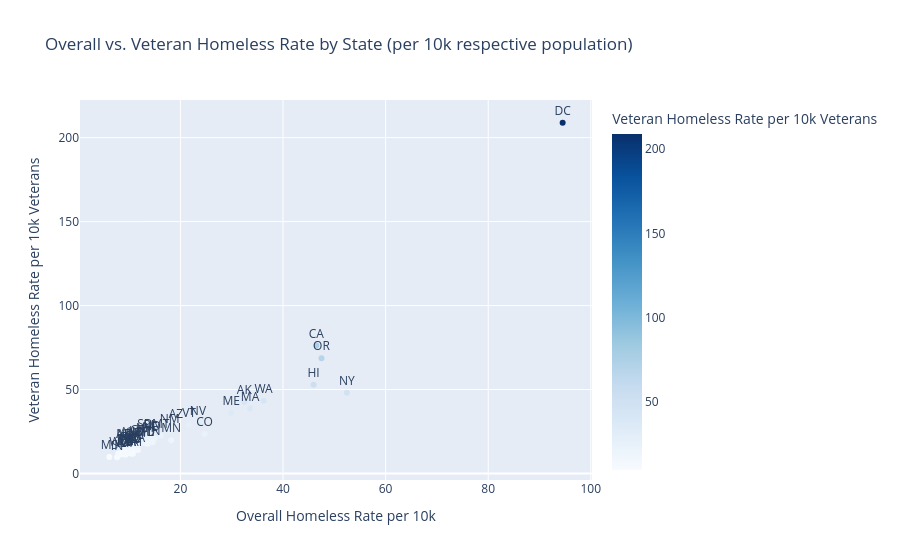

Notebook code cell kept with this figure:
### Code cell
df['veteran_homeless_rate_per_10k'] = (
    df['veteran_homeless'] / (df['population_millions'] * 1e6 * df['veteran_pct'] / 100) * 10000
).round(2)

fig3 = px.scatter(
    df, x='homeless_rate_per_10k', y='veteran_homeless_rate_per_10k', text='state_postal',
    color='veteran_homeless_rate_per_10k', color_continuous_scale='Blues',
    title='Overall vs. Veteran Homeless Rate by State (per 10k respective population)',
    labels={'homeless_rate_per_10k': 'Overall Homeless Rate per 10k', 'veteran_homeless_rate_per_10k': 'Veteran Homeless Rate per 10k Veterans'},
    hover_name='state_name',
)
fig3.update_traces(textposition='top center', selector=dict(mode='markers+text'))
fig3.show()

### Figure 1 — Plotly figure (JSON) as saved in the notebook; plotly's stock layout.template omitted (floating-point values rounded to 4 significant figures)
{"data": [{"hovertemplate": "<b>%{hovertext}</b><br><br>Overall Homeless Rate per 10k=%{x}<br>Veteran Homeless Rate per 10k Veterans=%{marker.color}<br>state_postal=%{text}<extra></extra>", "hovertext": ["Alabama", "Alaska", "Arizona", "Arkansas", "California", "Colorado", "Connecticut", "Delaware", "District of Columbia", "Florida", "Georgia", "Hawaii", "Idaho", "Illinois", "Indiana", "Iowa", "Kansas", "Kentucky", "Louisiana", "Maine", "Maryland", "Massachusetts", "Michigan", "Minnesota", "Mississippi", "Missouri", "Montana", "Nebraska", "Nevada", "New Hampshire", "New Jersey", "New Mexico", "New York", "North Carolina", "North Dakota", "Ohio", "Oklahoma", "Oregon", "Pennsylvania", "Rhode Island", "South Carolina", "South Dakota", "Tennessee", "Texas", "Utah", "Vermont", "Virginia", "Washington", "West Virginia", "Wisconsin", "Wyoming"], "legendgroup": "", "marker": {"color": [17.72, 42.62, 28.62, 16.45, 76.22, 23.6, 18.69, 12.09, 208.9, 17.8, 12.01, 52.87, 21.03, 11.39, 9.69, 13.5, 14.64, 12.75, 18.39, 36.23, 17.99, 38.75, 11.16, 19.83, 9.78, 13.96, 22.59, 20.74, 30.25, 20.24, 17.8, 25.61, 48.09, 13.31, 16.28, 11.84, 15.06, 68.67, 13.91, 21.89, 13.4, 22.3, 18.57, 12.77, 17.03, 28.85, 11.78, 43.3, 11.96, 12.4, 17.24], "coloraxis": "coloraxis", "symbol": "circle"}, "mode": "markers+text", "name": "", "orientation": "v", "showlegend": false, "text": ["AL", "AK", "AZ", "AR", "CA", "CO", "CT", "DE", "DC", "FL", "GA", "HI", "ID", "IL", "IN", "IA", "KS", "KY", "LA", "ME", "MD", "MA", "MI", "MN", "MS", "MO", "MT", "NE", "NV", "NH", "NJ", "NM", "NY", "NC", "ND", "OH", "OK", "OR", "PA", "RI", "SC", "SD", "TN", "TX", "UT", "VT", "VA", "WA", "WV", "WI", "WY"], "textposition": "top center", "type": "scatter", "x": [9.56, 32.45, 19.12, 8.93, 46.48, 24.72, 11.61, 9.33, 94.51, 13.63, 9.79, 45.96, 14.99, 8.54, 7.65, 8.73, 10.61, 10.68, 11.31, 29.9, 13.16, 33.58, 9.32, 18.2, 6.15, 10.37, 16.15, 14.08, 23.42, 13.07, 11.71, 17.92, 52.44, 9.81, 9.23, 10.76, 10.7, 47.5, 11.73, 13.82, 10.8, 13.08, 14.59, 9.07, 10.95, 21.7, 10.48, 36.22, 7.91, 9.49, 11.9], "xaxis": "x", "y": [17.72, 42.62, 28.62, 16.45, 76.22, 23.6, 18.69, 12.09, 208.9, 17.8, 12.01, 52.87, 21.03, 11.39, 9.69, 13.5, 14.64, 12.75, 18.39, 36.23, 17.99, 38.75, 11.16, 19.83, 9.78, 13.96, 22.59, 20.74, 30.25, 20.24, 17.8, 25.61, 48.09, 13.31, 16.28, 11.84, 15.06, 68.67, 13.91, 21.89, 13.4, 22.3, 18.57, 12.77, 17.03, 28.85, 11.78, 43.3, 11.96, 12.4, 17.24], "yaxis": "y"}], "layout": {"coloraxis": {"colorbar": {"title": {"text": "Veteran Homeless Rate per 10k Veterans"}}, "colorscale": [[0.0, "rgb(247,251,255)"], [0.125, "rgb(222,235,247)"], [0.25, "rgb(198,219,239)"], [0.375, "rgb(158,202,225)"], [0.5, "rgb(107,174,214)"], [0.625, "rgb(66,146,198)"], [0.75, "rgb(33,113,181)"], [0.875, "rgb(8,81,156)"], [1.0, "rgb(8,48,107)"]]}, "legend": {"tracegroupgap": 0}, "title": {"text": "Overall vs. Veteran Homeless Rate by State (per 10k respective population)"}, "xaxis": {"anchor": "y", "domain": [0.0, 1.0], "title": {"text": "Overall Homeless Rate per 10k"}}, "yaxis": {"anchor": "x", "domain": [0.0, 1.0], "title": {"text": "Veteran Homeless Rate per 10k Veterans"}}}}
